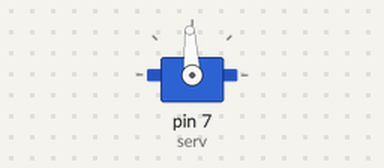
Simulated run of this sketch. Board: Arduino Uno, built with avr-gcc and run on an emulated ATmega328P. On the bench: servo.

Above: at 0.05 s.
At 2.5 s:
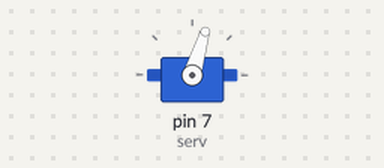
At 5.0 s:
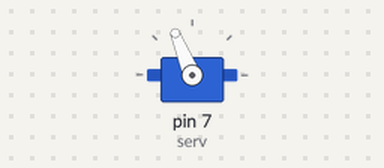
Timing chart, 0 to 6.5 s (numbered marks = the images above):
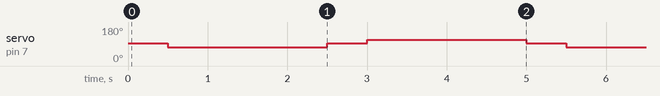

Measured:
- by itself, servo on pin 7 (serv): repeats every 5.0 s: 93° 0.50 s, 112° 2.0 s, 93° 0.50 s, 73° 2.0 s

The sketch:

_14_Wheel_Cont_by_Servo_SG90_360.ino
```cpp
#include<Servo.h>    // servo.h include

Servo serv;       // 서보 객체 생성

void setup()
{
  serv.attach(7);    // 서보 객체 연결 핀 설정, D7에 연결
}

void loop()
{
  serv.writeMicroseconds(1500);        // 서보 정지
  delay(500);
  serv.writeMicroseconds(1300);        // 서보 시계 방향 최고속도
  delay(2000);
  serv.writeMicroseconds(1500);        // 서보 정지
  delay(500);
  serv.writeMicroseconds(1700);        // 서보 반시계 방향 최고속도
  delay(2000);
}
```
